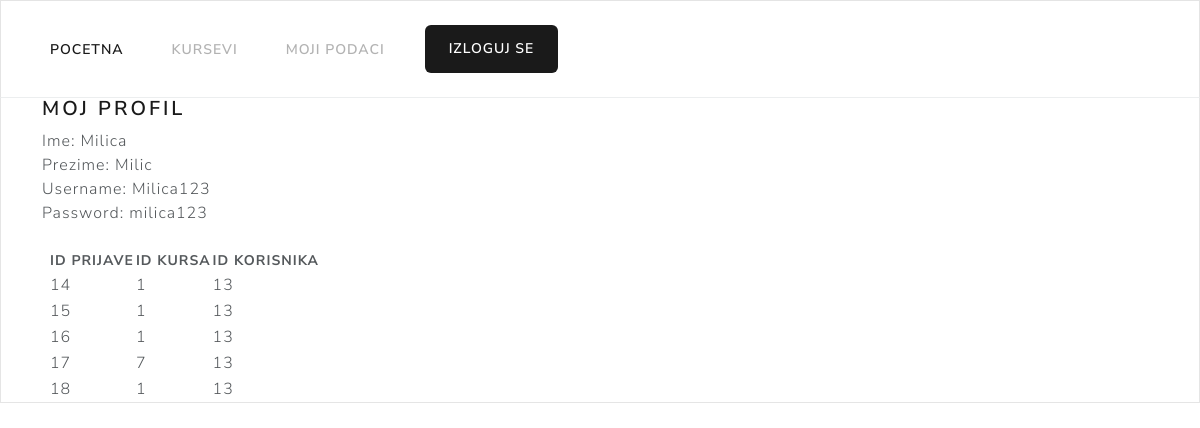
The app's page /mojipodaci.php (signed in) with its own data.
### tables this page shows
CREATE TABLE `korisnik` (
  `IDKorisnika` int(11) NOT NULL,
  `ime` varchar(30) NOT NULL,
  `prezime` varchar(30) NOT NULL,
  `username` varchar(30) NOT NULL,
  `password` varchar(30) NOT NULL,
  `admin` tinyint(1) NOT NULL
);

CREATE TABLE `prijava` (
  `IDPrijave` int(11) NOT NULL,
  `IDKursa` int(11) NOT NULL,
  `IDKorisnika` int(11) NOT NULL
);

### login.php (called while the page is built, shortened)
<?php
if (isset($_SESSION['user_id'])) {
    $upit= "SELECT * FROM korisnik WHERE `IDKorisnika` = ". (int)$_SESSION['user_id'];
    $rez= $mysqli->query($upit);
    if ($rez->num_rows > 0) {
        $user = $rez->fetch_assoc();
    } else {
        $user = false;
    }
}
?>

### mojipodaci.php (the view, shortened to what this page needs)
<!DOCTYPE html>
<html lang="en">
<head>
    <link href="stil.css" rel="stylesheet">
</head>
<body class="bg-light pt-5">
       <?php
       include 'konekcija.php';
       include 'login.php';
       include 'header.php';
       ?>
      <div class="container">
            <form action="" method="post">
                <br><br>
                <h4>Moj profil</h4>
                <span>Ime: <?php  echo $user['ime']  ?>  </span>
                <br>
                <span>Prezime: <?php  echo $user['prezime']  ?>  </span>
                <br>
                <span>Username: <?php  echo $user['username']  ?>  </span>
                <br>
                <span>Password: <?php  echo $user['password']  ?>  </span>
                <br><br>
            </form>
      </div>
                    <div class="section px-5">
                        <?php
                        $upitkorisnik = "SELECT * from korisnik where ime = '".$user['ime']."'";
                        $rez = $mysqli ->query($upitkorisnik);
                        $idkorisnika = 0;
                        while ($red=$rez ->fetch_assoc())
                        {
                            $idkorisnika = $red['IDKorisnika'];
                        }
                        $upit= "SELECT * from prijava where IDKorisnika = '".$idkorisnika."'";
                        $rez2=$mysqli->query($upit);
                        echo "<table>";
                        echo "<tr>";
                        echo "<th>ID Prijave </th>";
                        echo "<th>ID Kursa </th>";
                        echo "<th>ID Korisnika</th>";
                        echo "</tr>";
                        while($red2=$rez2->fetch_assoc())
                        {
                            $idprijave=$red2['IDPrijave'];
                            $idkursa=$red2['IDKursa'];
                            $idkorisnika=$red2['IDKorisnika'];
                        echo "<tr>";
                        echo "<td>" .$idprijave . "</td>";
                        echo "<td>" .$idkursa . "</td>";
                        echo "<td>" .$idkorisnika . "</td>";
                        echo "</tr>";
                        }
                        echo "</table>";
                        ?>
                    </div>
    </body>
</html>

### header.php (shortened to what this page needs)
<header class="header fixed-top">
<link href="stil.css" rel="stylesheet">
<nav class="navbar navbar-expand-lg bg-light fixed-top border-bottom small blur-filter">
        <div class="container">
            <div class="collapse navbar-collapse" id="navbar-content">
                <ul class="navbar-nav me-auto mb-2 mb-lg-0">
                    <li class="nav-item">
                        <a href="home.php" class="nav-link active" aria-current="page">Pocetna</a>
                    </li>
                    <li class="nav-item">
                        <a href="courses.php" class="nav-link" >Kursevi</a>
                    </li>
                    <li class="nav-item">
                        <a href="mojipodaci.php" class="nav-link" >Moji podaci</a>
                    </li>
                </ul>
                <div class="collapse logincollapse navbar-collapse text-white " id="login-content" style="margin-right: 0px;">
<ul class="navbar-nav" >
    <?php if (isset($user)) { ?>
        <li class="nav-item ">
            <a href="logout.php"  class="prijava btn  btn-primary  rounded align-items-center d-inline-flex text-center justify-content-center ">
                Izloguj se
            </a>
        </li>
    <?php } ?>
</ul>
</div>
            </div>
        </div>
       </nav>
</header>

### records on screen
korisnik: ime "Milica", prezime "Milic", username "Milica123", password "milica123"
prijava: IDPrijave "14", IDKursa "1", IDKorisnika "13"
prijava: IDPrijave "15", IDKursa "1", IDKorisnika "13"
prijava: IDPrijave "16", IDKursa "1", IDKorisnika "13"
prijava: IDPrijave "17", IDKursa "7", IDKorisnika "13"
prijava: IDPrijave "18", IDKursa "1", IDKorisnika "13"
